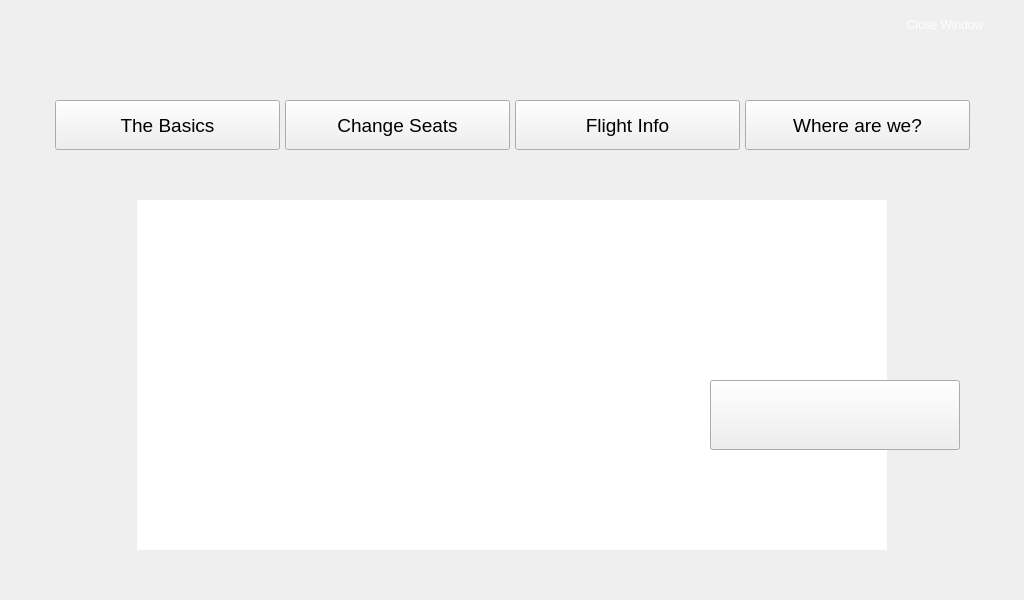
<?xml version="1.0" encoding="UTF-8"?>
<ui version="4.0">
 <class>flightKiosk</class>
 <widget class="QMainWindow" name="flightKiosk">
  <property name="geometry">
   <rect>
    <x>0</x>
    <y>0</y>
    <width>1024</width>
    <height>600</height>
   </rect>
  </property>
  <property name="windowTitle">
   <string>flightKiosk</string>
  </property>
  <widget class="QWidget" name="centralWidget">
   <widget class="QLabel" name="topBar">
    <property name="geometry">
     <rect>
      <x>0</x>
      <y>0</y>
      <width>1024</width>
      <height>50</height>
     </rect>
    </property>
    <property name="text">
     <string/>
    </property>
    <property name="pixmap">
     <pixmap>../resources/top-bar.png</pixmap>
    </property>
   </widget>
   <widget class="QLabel" name="trdxLogo">
    <property name="geometry">
     <rect>
      <x>10</x>
      <y>8</y>
      <width>231</width>
      <height>41</height>
     </rect>
    </property>
    <property name="text">
     <string/>
    </property>
    <property name="pixmap">
     <pixmap>../trdx-resources/toradex-logo-white-small.png</pixmap>
    </property>
    <property name="scaledContents">
     <bool>true</bool>
    </property>
   </widget>
   <widget class="QPushButton" name="pushBtn1">
    <property name="geometry">
     <rect>
      <x>55</x>
      <y>100</y>
      <width>225</width>
      <height>50</height>
     </rect>
    </property>
    <property name="font">
     <font>
      <pointsize>14</pointsize>
     </font>
    </property>
    <property name="focusPolicy">
     <enum>Qt::NoFocus</enum>
    </property>
    <property name="autoFillBackground">
     <bool>true</bool>
    </property>
    <property name="styleSheet">
     <string notr="true"/>
    </property>
    <property name="text">
     <string>The Basics</string>
    </property>
    <property name="flat">
     <bool>false</bool>
    </property>
   </widget>
   <widget class="QLabel" name="whiteLabel">
    <property name="geometry">
     <rect>
      <x>0</x>
      <y>50</y>
      <width>1024</width>
      <height>100</height>
     </rect>
    </property>
    <property name="text">
     <string/>
    </property>
    <property name="pixmap">
     <pixmap>../resources/white-bar.png</pixmap>
    </property>
   </widget>
   <widget class="QLabel" name="txtLabel">
    <property name="geometry">
     <rect>
      <x>240</x>
      <y>57</y>
      <width>541</width>
      <height>41</height>
     </rect>
    </property>
    <property name="font">
     <font>
      <family>Ubuntu</family>
      <pointsize>20</pointsize>
      <weight>3</weight>
      <italic>false</italic>
      <bold>false</bold>
     </font>
    </property>
    <property name="styleSheet">
     <string notr="true">color:#003365;
font: 25 20pt &quot;Ubuntu&quot;;</string>
    </property>
    <property name="text">
     <string/>
    </property>
    <property name="textFormat">
     <enum>Qt::AutoText</enum>
    </property>
    <property name="pixmap">
     <pixmap>../trdx-resources/top-text.png</pixmap>
    </property>
    <property name="scaledContents">
     <bool>true</bool>
    </property>
   </widget>
   <widget class="QPushButton" name="closeBtn">
    <property name="geometry">
     <rect>
      <x>890</x>
      <y>10</y>
      <width>110</width>
      <height>30</height>
     </rect>
    </property>
    <property name="focusPolicy">
     <enum>Qt::NoFocus</enum>
    </property>
    <property name="styleSheet">
     <string notr="true">color:white;</string>
    </property>
    <property name="text">
     <string>Close Window</string>
    </property>
    <property name="flat">
     <bool>true</bool>
    </property>
   </widget>
   <widget class="QPushButton" name="pushBtn2">
    <property name="geometry">
     <rect>
      <x>285</x>
      <y>100</y>
      <width>225</width>
      <height>50</height>
     </rect>
    </property>
    <property name="font">
     <font>
      <pointsize>14</pointsize>
     </font>
    </property>
    <property name="focusPolicy">
     <enum>Qt::NoFocus</enum>
    </property>
    <property name="autoFillBackground">
     <bool>true</bool>
    </property>
    <property name="styleSheet">
     <string notr="true"/>
    </property>
    <property name="text">
     <string>Change Seats</string>
    </property>
    <property name="flat">
     <bool>false</bool>
    </property>
   </widget>
   <widget class="QPushButton" name="pushBtn3">
    <property name="geometry">
     <rect>
      <x>515</x>
      <y>100</y>
      <width>225</width>
      <height>50</height>
     </rect>
    </property>
    <property name="font">
     <font>
      <pointsize>14</pointsize>
     </font>
    </property>
    <property name="focusPolicy">
     <enum>Qt::NoFocus</enum>
    </property>
    <property name="autoFillBackground">
     <bool>true</bool>
    </property>
    <property name="styleSheet">
     <string notr="true"/>
    </property>
    <property name="text">
     <string>Flight Info</string>
    </property>
    <property name="flat">
     <bool>false</bool>
    </property>
   </widget>
   <widget class="QPushButton" name="pushBtn4">
    <property name="geometry">
     <rect>
      <x>745</x>
      <y>100</y>
      <width>225</width>
      <height>50</height>
     </rect>
    </property>
    <property name="font">
     <font>
      <pointsize>14</pointsize>
     </font>
    </property>
    <property name="focusPolicy">
     <enum>Qt::NoFocus</enum>
    </property>
    <property name="autoFillBackground">
     <bool>true</bool>
    </property>
    <property name="styleSheet">
     <string notr="true"/>
    </property>
    <property name="text">
     <string>Where are we?</string>
    </property>
    <property name="flat">
     <bool>false</bool>
    </property>
   </widget>
   <widget class="QLabel" name="backgroundLb">
    <property name="geometry">
     <rect>
      <x>0</x>
      <y>100</y>
      <width>1024</width>
      <height>600</height>
     </rect>
    </property>
    <property name="text">
     <string/>
    </property>
    <property name="pixmap">
     <pixmap>../resources/clouds-gray.jpg</pixmap>
    </property>
   </widget>
   <widget class="QWidget" name="widget1" native="true">
    <property name="geometry">
     <rect>
      <x>137</x>
      <y>200</y>
      <width>750</width>
      <height>350</height>
     </rect>
    </property>
    <property name="autoFillBackground">
     <bool>false</bool>
    </property>
    <property name="styleSheet">
     <string notr="true">background-color: rgb(255, 255, 255);</string>
    </property>
    <widget class="QLabel" name="label_3">
     <property name="geometry">
      <rect>
       <x>0</x>
       <y>0</y>
       <width>750</width>
       <height>350</height>
      </rect>
     </property>
     <property name="text">
      <string/>
     </property>
     <property name="scaledContents">
      <bool>true</bool>
     </property>
    </widget>
   </widget>
   <widget class="QWidget" name="widget4" native="true">
    <property name="geometry">
     <rect>
      <x>137</x>
      <y>200</y>
      <width>750</width>
      <height>350</height>
     </rect>
    </property>
    <property name="autoFillBackground">
     <bool>false</bool>
    </property>
    <property name="styleSheet">
     <string notr="true">background-color: rgb(255, 255, 255);</string>
    </property>
    <widget class="QLabel" name="label_8">
     <property name="geometry">
      <rect>
       <x>0</x>
       <y>0</y>
       <width>750</width>
       <height>350</height>
      </rect>
     </property>
     <property name="text">
      <string/>
     </property>
     <property name="scaledContents">
      <bool>true</bool>
     </property>
    </widget>
   </widget>
   <widget class="QWidget" name="widget2" native="true">
    <property name="geometry">
     <rect>
      <x>137</x>
      <y>200</y>
      <width>750</width>
      <height>350</height>
     </rect>
    </property>
    <property name="autoFillBackground">
     <bool>false</bool>
    </property>
    <property name="styleSheet">
     <string notr="true">background-color: rgb(255, 255, 255);</string>
    </property>
    <widget class="QLabel" name="label_7">
     <property name="geometry">
      <rect>
       <x>-10</x>
       <y>30</y>
       <width>700</width>
       <height>300</height>
      </rect>
     </property>
     <property name="text">
      <string/>
     </property>
     <property name="pixmap">
      <pixmap>../resources/seats-plane.png</pixmap>
     </property>
    </widget>
   </widget>
   <widget class="QWidget" name="widget3" native="true">
    <property name="geometry">
     <rect>
      <x>137</x>
      <y>200</y>
      <width>750</width>
      <height>350</height>
     </rect>
    </property>
    <property name="autoFillBackground">
     <bool>false</bool>
    </property>
    <property name="styleSheet">
     <string notr="true">background-color: rgb(255, 255, 255);</string>
    </property>
    <widget class="QLabel" name="label_9">
     <property name="geometry">
      <rect>
       <x>0</x>
       <y>0</y>
       <width>750</width>
       <height>350</height>
      </rect>
     </property>
     <property name="text">
      <string/>
     </property>
     <property name="scaledContents">
      <bool>true</bool>
     </property>
    </widget>
   </widget>
   <widget class="QWidget" name="widgetStart" native="true">
    <property name="geometry">
     <rect>
      <x>0</x>
      <y>0</y>
      <width>1024</width>
      <height>600</height>
     </rect>
    </property>
    <widget class="QLabel" name="label_6">
     <property name="geometry">
      <rect>
       <x>0</x>
       <y>0</y>
       <width>1024</width>
       <height>600</height>
      </rect>
     </property>
     <property name="text">
      <string/>
     </property>
     <property name="scaledContents">
      <bool>true</bool>
     </property>
    </widget>
    <widget class="QPushButton" name="startBtn">
     <property name="geometry">
      <rect>
       <x>710</x>
       <y>380</y>
       <width>250</width>
       <height>70</height>
      </rect>
     </property>
     <property name="text">
      <string/>
     </property>
     <property name="iconSize">
      <size>
       <width>250</width>
       <height>70</height>
      </size>
     </property>
    </widget>
   </widget>
   <zorder>topBar</zorder>
   <zorder>backgroundLb</zorder>
   <zorder>closeBtn</zorder>
   <zorder>trdxLogo</zorder>
   <zorder>whiteLabel</zorder>
   <zorder>txtLabel</zorder>
   <zorder>pushBtn1</zorder>
   <zorder>pushBtn2</zorder>
   <zorder>pushBtn3</zorder>
   <zorder>pushBtn4</zorder>
   <zorder>widget2</zorder>
   <zorder>widget4</zorder>
   <zorder>widget3</zorder>
   <zorder>widget1</zorder>
   <zorder>widgetStart</zorder>
  </widget>
 </widget>
 <layoutdefault spacing="6" margin="11"/>
 <resources/>
 <connections/>
</ui>
